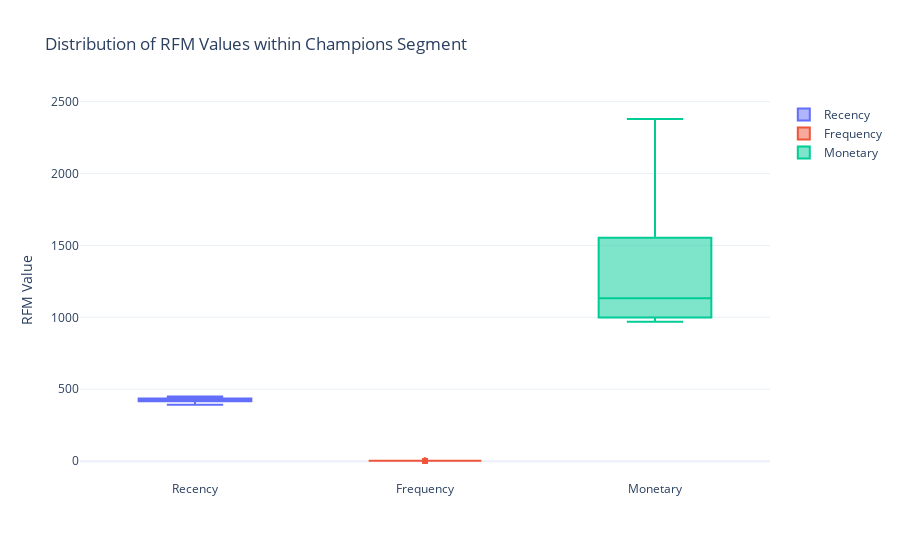

Write notebook code for a chart like this one.
### Code cell
champions_segment = data[data['RFM Customer Segments'] == 'Champions']

fig = go.Figure()
fig.add_trace(go.Box(y=champions_segment['RecencyScore'], name='Recency'))
fig.add_trace(go.Box(y=champions_segment['FrequencyScore'], name='Frequency'))
fig.add_trace(go.Box(y=champions_segment['MonetaryScore'], name='Monetary'))

fig.update_layout(title='Distribution of RFM Values within Champions Segment',
                  yaxis_title='RFM Value',
                  showlegend=True)

fig.show()

### Figure 1 — Plotly figure (JSON) as saved in the notebook; plotly's stock layout.template omitted (floating-point values rounded to 4 significant figures)
{"data": [{"name": "Recency", "type": "box", "y": [450, 449, 449, 448, 448, 448, 448, 448, 447, 447, 445, 444, 443, 440, 439, 439, 439, 437, 437, 437, 437, 436, 436, 436, 436, 435, 434, 434, 434, 434, 433, 433, 432, 432, 431, 430, 430, 430, 429, 429, 429, 429, 428, 428, 425, 425, 425, 425, 424, 424, 424, 424, 423, 421, 421, 421, 421, 420, 420, 419, 418, 417, 417, 416, 415, 412, 411, 409, 405, 404, 404, 403, 402, 402, 401, 400, 399, 398, 396, 396, 396, 395, 394, 393, 392]}, {"name": "Frequency", "type": "box", "y": [2, 1, 1, 2, 1, 2, 2, 2, 1, 3, 2, 2, 2, 1, 3, 1, 2, 2, 1, 1, 2, 2, 3, 2, 1, 3, 2, 2, 1, 1, 3, 2, 2, 2, 2, 2, 2, 2, 1, 2, 2, 2, 3, 2, 2, 1, 1, 1, 2, 2, 2, 1, 2, 2, 2, 2, 3, 2, 2, 2, 1, 2, 2, 3, 2, 1, 1, 1, 2, 2, 2, 2, 2, 2, 2, 2, 3, 2, 2, 2, 2, 2, 2, 2, 2]}, {"name": "Monetary", "type": "box", "y": [974, 978, 997, 1820, 974, 1117, 1104, 1242, 972, 2379, 1242, 1033, 1063, 987, 2379, 979, 1132, 1164, 969, 996, 1148, 1731, 2073, 1117, 992, 1386, 1770, 1164, 971, 988, 1386, 1163, 1148, 1005, 1292, 1770, 1117, 1279, 973, 1129, 1621, 1117, 1386, 1117, 1710, 989, 995, 990, 1820, 1163, 1117, 987, 1129, 1553, 982, 1662, 2073, 1063, 1635, 1104, 999, 1132, 1080, 2073, 1292, 992, 998, 999, 1279, 1553, 1635, 1731, 1386, 1018, 1710, 1662, 2379, 1386, 1018, 1234, 1080, 1005, 1234, 1621, 1033]}], "layout": {"showlegend": true, "title": {"text": "Distribution of RFM Values within Champions Segment"}, "yaxis": {"title": {"text": "RFM Value"}}}}
